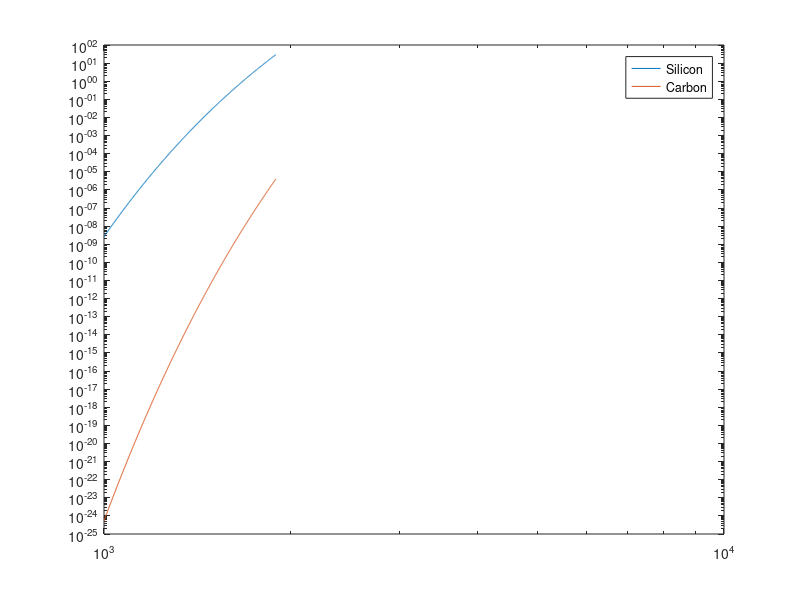

Write the MATLAB code that produced this figure.
%% vapor pressure for Si
A = 12.72;
B = 2.13e4;
T = 1000:1893;
Pv = 10.^(A - B./T);
loglog(T,Pv)
%% vapor pressure for C
A = 15.73;
B = 4e4;
Tc = 1000:1893;
Pvc = 10.^(A - B./T);
loglog(T,Pv,Tc,Pvc)
legend('Silicon','Carbon')
log10(.000001)
1e4/2.5e3